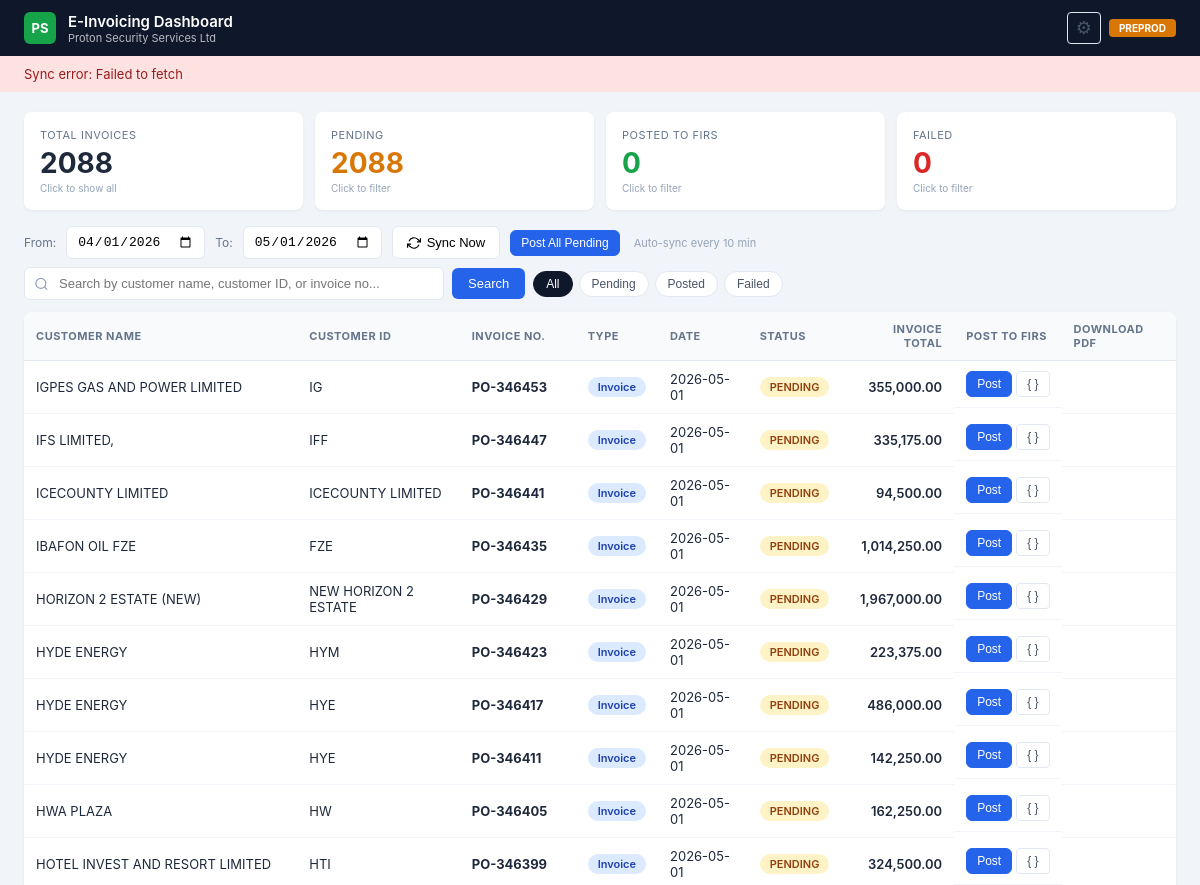
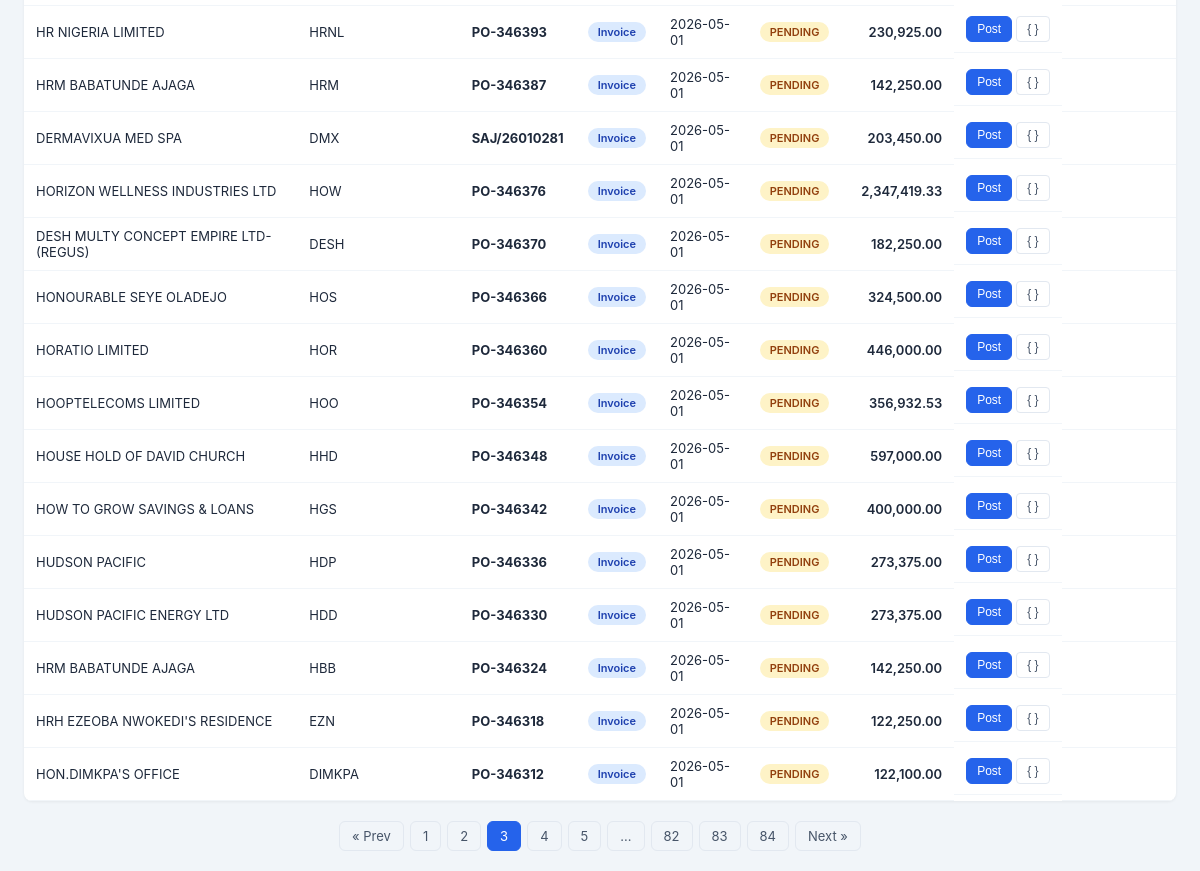
Screenshot of /?date_from=2026-04-01&date_to=2026-05-01&q=&status=&page=3 with the database file from the repository (2 pictures, top to bottom).
### tables this page shows
CREATE TABLE invoices (
                post_order INTEGER PRIMARY KEY,
                trx_number INTEGER,
                invoice_num TEXT, customer_name TEXT, customer_id TEXT,
                customer_tin TEXT, customer_email TEXT, customer_phone TEXT,
                customer_address TEXT, customer_city TEXT, invoice_date TEXT,
                amount REAL DEFAULT 0, vat_amount REAL DEFAULT 0,
                status TEXT DEFAULT 'pending',
                irn TEXT, qr_code TEXT, posted_at TEXT,
                error_message TEXT, api_response TEXT,
                invoice_description TEXT,
                invoice_type TEXT DEFAULT 'Invoice',
                last_synced TEXT);

### app.py (the view)
@app.route("/")
def index():
    page = request.args.get("page", 1, type=int)
    q = request.args.get("q", "").strip()
    status_filter = request.args.get("status", "").strip()
    today = date.today()
    default_from = today.replace(day=1).strftime("%Y-%m-%d")
    default_to = (
        today.replace(day=31).strftime("%Y-%m-%d")
        if today.month == 12
        else today.replace(month=today.month + 1, day=1).strftime("%Y-%m-%d")
    )
    date_from = request.args.get("date_from", default_from).strip()
    date_to   = request.args.get("date_to",   default_to).strip()
    try:
        range_params = (date_from, date_to)
        all_stats = db_read(
            "SELECT status, COUNT(*) as cnt FROM invoices "
            "WHERE invoice_date >= ? AND invoice_date <= ? GROUP BY status",
            range_params
        )
        stats = {"total": 0, "posted": 0, "pending": 0, "failed": 0, "credit_notes": 0, "invoices_count": 0}
        for s in all_stats: stats[s["status"]] = s["cnt"]; stats["total"] += s["cnt"]
        type_stats = db_read(
            "SELECT invoice_type, COUNT(*) as cnt FROM invoices "
            "WHERE invoice_date >= ? AND invoice_date <= ? GROUP BY invoice_type",
            range_params
        )
        for t in type_stats:
            if t["invoice_type"] == "Credit Note": stats["credit_notes"] = t["cnt"]
            elif t["invoice_type"] == "Invoice": stats["invoices_count"] = t["cnt"]
        where_parts = ["invoice_date >= ?", "invoice_date <= ?"]
        params = [date_from, date_to]
        if q:
            where_parts.append(
                "(LOWER(customer_name) LIKE ? OR LOWER(customer_id) LIKE ? OR LOWER(invoice_num) LIKE ?)"
            )
            like = f"%{q.lower()}%"
            params += [like, like, like]
        if status_filter and status_filter in ("pending", "posted", "failed"):
            where_parts.append("status = ?")
            params.append(status_filter)
        where_sql = "WHERE " + " AND ".join(where_parts)
        count_row = db_read_one(f"SELECT COUNT(*) as cnt FROM invoices {where_sql}", tuple(params))
        total = count_row["cnt"] if count_row else 0
        total_pages = max(1, (total + PER_PAGE - 1) // PER_PAGE)
        page = max(1, min(page, total_pages))
        offset = (page - 1) * PER_PAGE
        invoices = db_read(
            f"SELECT * FROM invoices {where_sql} ORDER BY invoice_date DESC, trx_number DESC LIMIT ? OFFSET ?",
            tuple(params) + (PER_PAGE, offset)
        )
    except:
        invoices=[]; stats={"total":0,"posted":0,"pending":0,"failed":0,"credit_notes":0,"invoices_count":0}; total=0; total_pages=1; page=1
    return render_template(
        "index.html",
        invoices=invoices, stats=stats,
        page=page, total_pages=total_pages, total=total,
        q=q, status_filter=status_filter,
        date_from=date_from, date_to=date_to
    )

### app.py (called while the page is built)
def _open_db():
    conn = sqlite3.connect(DB_PATH, timeout=30)
    conn.row_factory = sqlite3.Row
    conn.execute("PRAGMA journal_mode=WAL")
    conn.execute("PRAGMA busy_timeout=10000")
    return conn

def db_read(sql, params=()):
    with _db_lock:
        conn = _open_db()
        try: return [dict(r) for r in conn.execute(sql, params).fetchall()]
        finally: conn.close()

def db_read_one(sql, params=()):
    with _db_lock:
        conn = _open_db()
        try:
            row = conn.execute(sql, params).fetchone()
            return dict(row) if row else None
        finally: conn.close()

### templates/index.html (shortened to what this page needs)
<!DOCTYPE html>
<html lang="en">
<head>
</head>
<body>
<header class="header">
    <div class="header-left">
        <div class="header-logo">PS</div>
        <div>
            <div class="header-title">E-Invoicing Dashboard</div>
            <div class="header-subtitle">Proton Security Services Ltd</div>
        </div>
    </div>
    <div class="header-right" style="display:flex;align-items:center;gap:8px">
        <button class="btn-ghost" onclick="openSettings()" title="Tax Category Settings" style="font-size:18px;padding:4px 8px">&#9881;</button>
        <span class="header-env">PREPROD</span>
    </div>
</header>
<div class="sync-banner" id="syncBanner" style="display:none">
    <span id="syncBannerText">Syncing invoices from Sage 50...</span>
</div>
<div class="stats-bar">
    <div class="stat-card" onclick="setStatusFilter('')" title="Show all">
        <div class="stat-label">Total Invoices</div>
        <div class="stat-value">{{ stats.total }}</div>
        <div class="stat-hint">Click to show all</div>
    </div>
    <div class="stat-card pending {% if status_filter == 'pending' %}active-filter{% endif %}" onclick="setStatusFilter('pending')" title="Filter pending">
        <div class="stat-label">Pending</div>
        <div class="stat-value">{{ stats.pending }}</div>
        <div class="stat-hint">Click to filter</div>
    </div>
    <div class="stat-card posted {% if status_filter == 'posted' %}active-filter{% endif %}" onclick="setStatusFilter('posted')" title="Filter posted">
        <div class="stat-label">Posted to FIRS</div>
        <div class="stat-value">{{ stats.posted }}</div>
        <div class="stat-hint">Click to filter</div>
    </div>
    <div class="stat-card failed {% if status_filter == 'failed' %}active-filter{% endif %}" onclick="setStatusFilter('failed')" title="Filter failed">
        <div class="stat-label">Failed</div>
        <div class="stat-value">{{ stats.failed }}</div>
        <div class="stat-hint">Click to filter</div>
    </div>
</div>
<div class="toolbar">
    <label style="font-size:12px;color:var(--slate500)">From:</label>
    <input type="date" id="dateFrom" value="{{ date_from }}" onchange="applyDateRange()">
    <label style="font-size:12px;color:var(--slate500)">To:</label>
    <input type="date" id="dateTo" value="{{ date_to }}" onchange="applyDateRange()">
    <button class="btn" id="btnSync" onclick="syncSage()">
        <svg width="14" height="14" viewBox="0 0 24 24" fill="none" stroke="currentColor" stroke-width="2"><polyline points="23 4 23 10 17 10"/><polyline points="1 20 1 14 7 14"/><path d="M3.51 9a9 9 0 0 1 14.85-3.36L23 10M1 14l4.64 4.36A9 9 0 0 0 20.49 15"/></svg>
        Sync Now
    </button>
    <button class="btn btn-primary btn-sm" onclick="postAllPending()">Post All Pending</button>
    <span id="autoSyncLabel" style="font-size:11px;color:var(--slate400);margin-left:4px">Auto-sync every 10 min</span>
</div>
<form method="GET" action="/" class="search-bar" id="searchForm">
    <div class="search-input-wrap">
        <input
            type="text"
            name="q"
            id="searchInput"
            placeholder="Search by customer name, customer ID, or invoice no..."
            value="{{ q }}"
            autocomplete="off"
        >
    </div>
    <button type="submit" class="search-btn">Search</button>
    <div class="status-filters">
        <button type="button" class="status-filter-btn {% if not status_filter %}active{% endif %}" onclick="setStatusFilter('')">All</button>
        <button type="button" class="status-filter-btn pending {% if status_filter == 'pending' %}active{% endif %}" onclick="setStatusFilter('pending')">Pending</button>
        <button type="button" class="status-filter-btn posted {% if status_filter == 'posted' %}active{% endif %}" onclick="setStatusFilter('posted')">Posted</button>
        <button type="button" class="status-filter-btn failed {% if status_filter == 'failed' %}active{% endif %}" onclick="setStatusFilter('failed')">Failed</button>
    </div>
</form>
<div class="table-wrap">
<table>
    <thead>
        <tr>
            <th>Customer Name</th><th>Customer ID</th><th>Invoice No.</th><th>Type</th><th>Date</th>
            <th>Status</th><th style="text-align:right">Invoice Total</th><th>Post to FIRS</th><th>Download PDF</th>
        </tr>
    </thead>
    <tbody>
        {% for inv in invoices %}
        <tr>
            <td>{{ inv.customer_name }}</td>
            <td>{{ inv.customer_id }}</td>
            <td><strong>{{ inv.invoice_num }}</strong></td>
            <td>
                {% if inv.invoice_type == 'Credit Note' %}
                    <span class="badge badge-credit">Credit Note</span>
                {% elif inv.invoice_type == 'Debit Note' %}
                    <span class="badge badge-debit">Debit Note</span>
                {% else %}
                    <span class="badge badge-invoice">Invoice</span>
                {% endif %}
            </td>
            <td>{{ inv.invoice_date }}</td>
            <td>
                {% if inv.status == 'posted' %}<span class="badge badge-posted">POSTED</span>
                {% elif inv.status == 'failed' %}<span class="badge badge-failed">FAILED</span>
                    <button class="btn-ghost" onclick="showError({{ inv.post_order }})" title="View full error" style="color:var(--red);font-size:11px;padding:2px 6px;margin-left:4px">&#9888; Error</button>
                {% else %}<span class="badge badge-pending">PENDING</span>{% endif %}
            </td>
            <td style="text-align:right;font-weight:600">{{ "{:,.2f}".format(inv.amount) }}</td>
            <td class="actions-cell">
                {% if inv.status == 'posted' %}
                    <span style="color:var(--green);font-size:12px;font-weight:600">&#10003; Done</span>
                {% elif inv.status == 'failed' %}
                    <button class="btn btn-sm" style="background:var(--red);color:white" onclick="postInvoice({{ inv.post_order }}, this)">Retry</button>
                {% else %}
                    <button class="btn btn-primary btn-sm" onclick="postInvoice({{ inv.post_order }}, this)">Post</button>
                {% endif %}
                <button class="btn-ghost" onclick="previewPayload({{ inv.post_order }})" title="Preview JSON payload">{ }</button>
            </td>
            <td>
            </td>
        </tr>
        {% endfor %}
    </tbody>
</table>
</div>
{% if total_pages > 1 %}
<div class="pagination">
    {% set base_url = '?date_from=' ~ date_from ~ '&date_to=' ~ date_to ~ '&q=' ~ q ~ '&status=' ~ status_filter ~ '&page=' %}
    {% if page > 1 %}<a href="{{ base_url ~ (page - 1) }}">&laquo; Prev</a>{% endif %}
    {% for p in range(1, total_pages + 1) %}
        {% if p == page %}<span class="active">{{ p }}</span>
        {% elif p <= 3 or p > total_pages - 3 or (p >= page - 2 and p <= page + 2) %}<a href="{{ base_url ~ p }}">{{ p }}</a>
        {% elif p == 4 or p == total_pages - 3 %}<span>...</span>{% endif %}
    {% endfor %}
    {% if page < total_pages %}<a href="{{ base_url ~ (page + 1) }}">Next &raquo;</a>{% endif %}
</div>
{% endif %}
</body>
</html>

### rows the page displays
invoices: customer_name "IGPES GAS AND POWER LIMITED", customer_id "IG", invoice_num "PO-346453", invoice_type "Invoice", invoice_date "2026-05-01", status "PENDING", amount "355,000.00"
invoices: customer_name "IFS LIMITED,", customer_id "IFF", invoice_num "PO-346447", invoice_type "Invoice", invoice_date "2026-05-01", status "PENDING", amount "335,175.00"
invoices: customer_name "ICECOUNTY LIMITED", customer_id "ICECOUNTY LIMITED", invoice_num "PO-346441", invoice_type "Invoice", invoice_date "2026-05-01", status "PENDING", amount "94,500.00"
invoices: customer_name "IBAFON OIL FZE", customer_id "FZE", invoice_num "PO-346435", invoice_type "Invoice", invoice_date "2026-05-01", status "PENDING", amount "1,014,250.00"
invoices: customer_name "HORIZON 2 ESTATE (NEW)", customer_id "NEW HORIZON 2 ESTATE", invoice_num "PO-346429", invoice_type "Invoice", invoice_date "2026-05-01", status "PENDING", amount "1,967,000.00"
invoices: customer_name "HYDE ENERGY", customer_id "HYM", invoice_num "PO-346423", invoice_type "Invoice", invoice_date "2026-05-01", status "PENDING", amount "223,375.00"
invoices: customer_name "HYDE ENERGY", customer_id "HYE", invoice_num "PO-346417", invoice_type "Invoice", invoice_date "2026-05-01", status "PENDING", amount "486,000.00"
invoices: customer_name "HYDE ENERGY", customer_id "HYE", invoice_num "PO-346411", invoice_type "Invoice", invoice_date "2026-05-01", status "PENDING", amount "142,250.00"
invoices: customer_name "HWA PLAZA", customer_id "HW", invoice_num "PO-346405", invoice_type "Invoice", invoice_date "2026-05-01", status "PENDING", amount "162,250.00"
invoices: customer_name "HOTEL INVEST AND RESORT LIMITED", customer_id "HTI", invoice_num "PO-346399", invoice_type "Invoice", invoice_date "2026-05-01", status "PENDING", amount "324,500.00"
invoices: customer_name "HR NIGERIA LIMITED", customer_id "HRNL", invoice_num "PO-346393", invoice_type "Invoice", invoice_date "2026-05-01", status "PENDING", amount "230,925.00"
invoices: customer_name "HRM BABATUNDE AJAGA", customer_id "HRM", invoice_num "PO-346387", invoice_type "Invoice", invoice_date "2026-05-01", status "PENDING", amount "142,250.00"
invoices: customer_name "DERMAVIXUA MED SPA", customer_id "DMX", invoice_num "SAJ/26010281", invoice_type "Invoice", invoice_date "2026-05-01", status "PENDING", amount "203,450.00"
invoices: customer_name "HORIZON WELLNESS INDUSTRIES LTD", customer_id "HOW", invoice_num "PO-346376", invoice_type "Invoice", invoice_date "2026-05-01", status "PENDING", amount "2,347,419.33"
invoices: customer_name "DESH MULTY CONCEPT EMPIRE LTD-(REGUS)", customer_id "DESH", invoice_num "PO-346370", invoice_type "Invoice", invoice_date "2026-05-01", status "PENDING", amount "182,250.00"
invoices: customer_name "HONOURABLE SEYE OLADEJO", customer_id "HOS", invoice_num "PO-346366", invoice_type "Invoice", invoice_date "2026-05-01", status "PENDING", amount "324,500.00"
invoices: customer_name "HORATIO LIMITED", customer_id "HOR", invoice_num "PO-346360", invoice_type "Invoice", invoice_date "2026-05-01", status "PENDING", amount "446,000.00"
invoices: customer_name "HOOPTELECOMS LIMITED", customer_id "HOO", invoice_num "PO-346354", invoice_type "Invoice", invoice_date "2026-05-01", status "PENDING", amount "356,932.53"
invoices: customer_name "HOUSE HOLD OF DAVID CHURCH", customer_id "HHD", invoice_num "PO-346348", invoice_type "Invoice", invoice_date "2026-05-01", status "PENDING", amount "597,000.00"
invoices: customer_name "HOW TO GROW SAVINGS & LOANS", customer_id "HGS", invoice_num "PO-346342", invoice_type "Invoice", invoice_date "2026-05-01", status "PENDING", amount "400,000.00"
invoices: customer_name "HUDSON PACIFIC", customer_id "HDP", invoice_num "PO-346336", invoice_type "Invoice", invoice_date "2026-05-01", status "PENDING", amount "273,375.00"
invoices: customer_name "HUDSON PACIFIC ENERGY LTD", customer_id "HDD", invoice_num "PO-346330", invoice_type "Invoice", invoice_date "2026-05-01", status "PENDING", amount "273,375.00"
invoices: customer_name "HRM BABATUNDE AJAGA", customer_id "HBB", invoice_num "PO-346324", invoice_type "Invoice", invoice_date "2026-05-01", status "PENDING", amount "142,250.00"
invoices: customer_name "HRH EZEOBA NWOKEDI'S RESIDENCE", customer_id "EZN", invoice_num "PO-346318", invoice_type "Invoice", invoice_date "2026-05-01", status "PENDING", amount "122,250.00"
invoices: customer_name "HON.DIMKPA'S OFFICE", customer_id "DIMKPA", invoice_num "PO-346312", invoice_type "Invoice", invoice_date "2026-05-01", status "PENDING", amount "122,100.00"

### other values shown
{{ stats.total }} "2088"
{{ stats.pending }} "2088"
{{ stats.posted }} "0"
{{ stats.failed }} "0"
{{ p }} "1" "2" "4" "5" "82" "83" "84"
{{ p }} "3"
